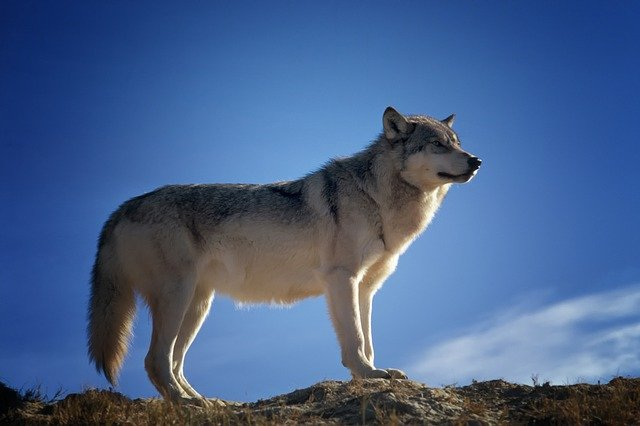
#> input picture Practicals/Computer Vision/wolf.jpg, 640 x 426 px
$ python templet_matching.py
#> lines starting #> are read from the running program, lines starting #| are printed output that depends on the picture; after the words box and inside, x2 and y2 are one past the last pixel; in counts of white or black regions, pixels touching at a corner belong together
import cv2
image = cv2.imread('wolf.jpg')
#> image is the input picture: shape (426, 640, 3); mean B, G, R 138.1, 96.7, 71
image_copy = image.copy()
# Convert copy of image to Grayscale format as we need that
# for template matching.
image_copy = cv2.cvtColor(image_copy, cv2.COLOR_BGR2GRAY)
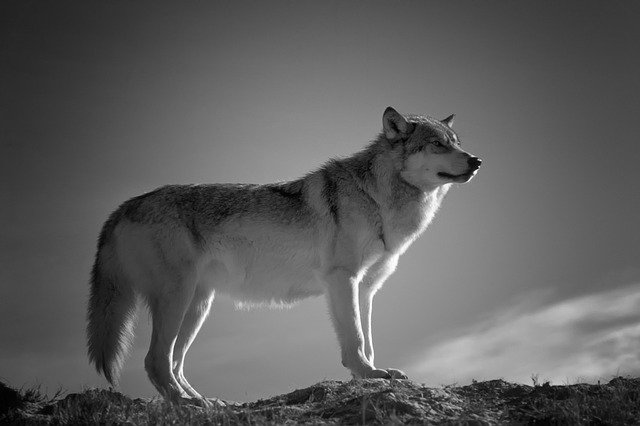
#> image_copy: shape (426, 640); min 0, max 255, mean 93.7
# Read the template in grayscale format.
template = cv2.imread('wolf-template.jpg', 0)
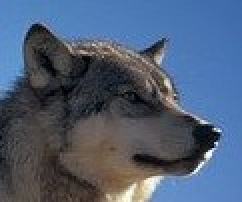
#> input picture Practicals/Computer Vision/wolf-template.jpg, 121 x 101 px (shown 2 times larger)
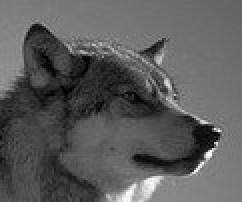
#> template: shape (101, 121) (shown 2 times larger); min 0, max 255, mean 91.8
w, h = template.shape[::-1]
#> w = 121; h = 101
# Apply template Matching.
result = cv2.matchTemplate(image_copy, template, cv2.TM_CCOEFF_NORMED)
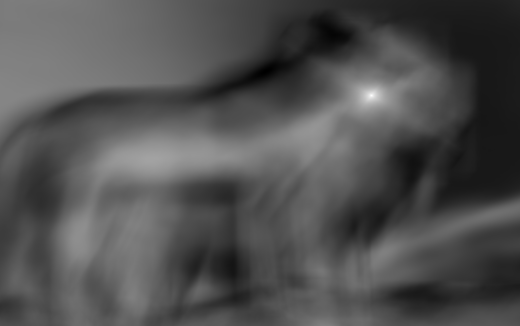
#> result: shape (326, 520) float32; min -0.519, max 0.998, mean -0.0353; drawn with min black and max white
min_val, max_val, min_loc, max_loc = cv2.minMaxLoc(result)
#> min_val = -0.519; max_val = 0.998; min_loc = (267, 70); max_loc = (371, 95)
# Top left x and y coordinates.
x1, y1 = max_loc
#> x1 = 371; y1 = 95
# Bottom right x and y coordinates.
x2, y2 = (x1 + w, y1 + h)
#> x2 = 492; y2 = 196
cv2.rectangle(image, (x1, y1), (x2, y2), (0, 0, 255), 2)
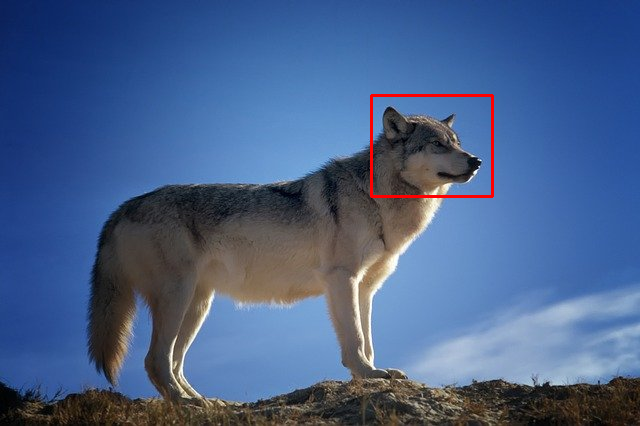
#> image: shape (426, 640, 3); 0.49% of pixels changed, all inside (x1, y1, x2, y2) = (370, 94, 494, 198)
cv2.imshow('Result', image)
# Normalize the result for proper grayscale output visualization.
cv2.normalize(result, result, 0, 1, cv2.NORM_MINMAX, -1 )
cv2.imshow('Detected point', result)
cv2.waitKey(0)
cv2.imwrite('outputs/image_result.jpg', image)
cv2.imwrite('outputs/template_result.jpg', result*255.)
